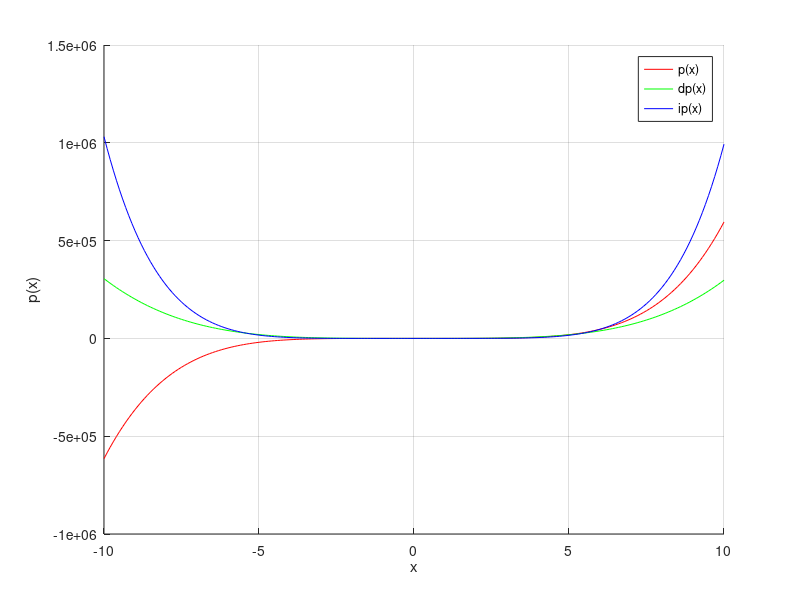

Write MATLAB code to recreate this figure.
% This script demonstrates how one can handle polynomial equations in
% Matlabs
%% Definition of a polynomial with a vector of coefficient
% 6.x^5 - x^4 + 5.x^3 + 2.x^2 - 10.x + 23 
polynomial1 = [6, -1, 5, 2, -10, 23];

%% Roots of the polynomial: p(x) = 0
rootsOfPoly1 = roots(polynomial1)

%% Define the polynomial coefficients by its roots
% The coefficient of the highest degree is 1
polynomialFromRoots = poly(rootsOfPoly1)

%% Compute the values of the polynomial at given points
xVect = -10 : 0.1 : 10;
yVect = polyval(polynomial1, xVect);

%% Multiplication and division with polynomials
% x^2 +5.x + 6
polynomial2 = [1, 5, 6];
productPoly = conv(polynomial1, polynomial2)

[quotientPoly, remainderPoly] = deconv(productPoly, polynomial1)

%% Derivation and integration of polynomials
diffPoly1 = polyder(polynomial1);
diffValuesPoly1 = polyval(diffPoly1, xVect);

integralPoly1 = polyint(polynomial1);
integralValuesPoly1 = polyval(integralPoly1, xVect);

%% Visualization
f = figure('Name', 'Polynomials', 'Color', 'white');
ax = axes(f);
hold(ax, 'on');
plot(ax, xVect, yVect, 'r-');
plot(ax, xVect, diffValuesPoly1, 'g-');
plot(ax, xVect, integralValuesPoly1, 'b-');
grid(ax, 'on');
xlabel('x');
ylabel('p(x)');
legend({'p(x)', 'dp(x)', 'ip(x)'});